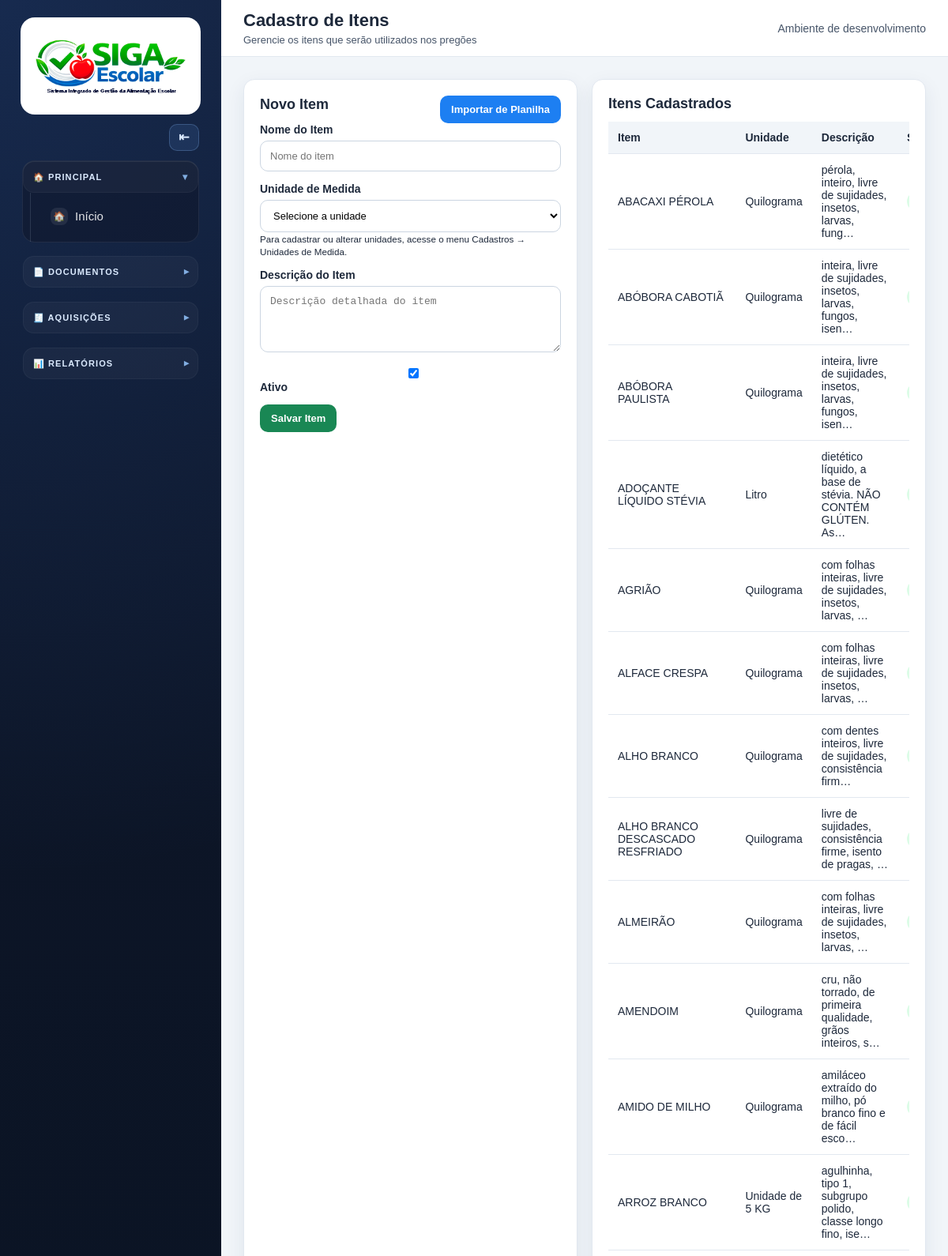
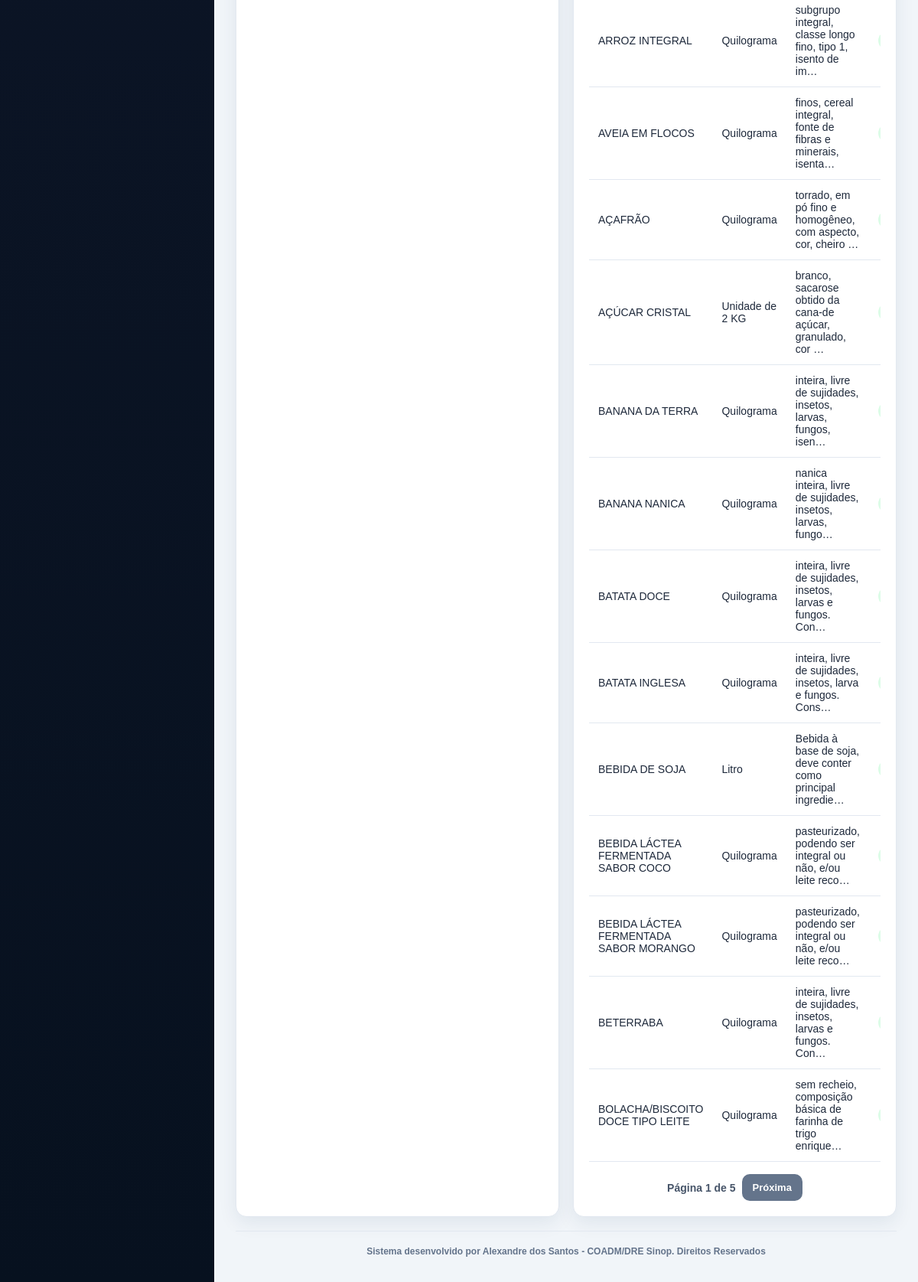
The page /cadastros/itens/ on the database its author committed (2 pictures, top to bottom).
### apps/cadastros/models.py (models this page shows, shortened)
class AtivoModel(TimeStampedModel):
    ativo = models.BooleanField(default=True)
    class Meta:
        abstract = True

class Item(AtivoModel):
    nome_item = models.CharField("Nome do Item", max_length=255)
    unidade_medida = models.CharField(
        "Unidade de Medida",
        max_length=50,
    )
    descricao = models.TextField("Descrição do Item")
    class Meta:
        verbose_name = "Item"
        verbose_name_plural = "Itens"
        ordering = ["nome_item"]
    def get_unidade_medida_display(self):
        unidade = UnidadeMedida.objects.filter(codigo=self.unidade_medida).first()
        if unidade:
            return unidade.nome

class UnidadeMedida(AtivoModel):
    nome = models.CharField("Nome", max_length=100)
    sigla = models.CharField("Sigla", max_length=20, blank=True)
    codigo = models.CharField(
        "Código interno",
        max_length=50,
        unique=True,
        help_text="Código usado internamente nos itens. Ex.: kg, litro, unidade.",
    )
    class Meta:
        verbose_name = "Unidade de Medida"
        verbose_name_plural = "Unidades de Medida"
        ordering = ["nome"]

### apps/cadastros/views.py (the view)
# urls.py: path("itens/", views.itens, name="itens"),
def itens(request):
    garantir_unidades_medida_padrao()
    if request.method == "POST":
        form = ItemForm(request.POST)
        if form.is_valid():
            form.save()
            messages.success(request, "Item cadastrado com sucesso.")
            return redirect("cadastros:itens")
        messages.error(request, "Verifique os dados informados no formulário.")
    else:
        form = ItemForm()
    itens_queryset = Item.objects.all().order_by("nome_item")
    itens_pagina = paginar_queryset(request, itens_queryset)
    unidades_medida_lista = UnidadeMedida.objects.filter(ativo=True).order_by("nome")
    return render(
        request,
        "cadastros/itens.html",
        {
            "form": form,
            "itens": itens_pagina,
            "unidades_medida": unidades_medida_lista,
            "modo_edicao": False,
            "item_edicao": None,
        },
    )

### apps/cadastros/forms.py
class ItemForm(forms.ModelForm):
    class Meta:
        model = Item
        fields = [
            "nome_item",
            "unidade_medida",
            "descricao",
            "ativo",
        ]
        widgets = {
            "nome_item": forms.TextInput(attrs={"placeholder": "Nome do item"}),
            "descricao": forms.Textarea(
                attrs={
                    "placeholder": "Descrição detalhada do item",
                    "rows": 4,
                }
            ),
        }

### apps/cadastros/views.py (called while the page is built)
def paginar_queryset(request, queryset, por_pagina=25):
    paginator = Paginator(queryset, por_pagina)
    numero_pagina = request.GET.get("page")
    return paginator.get_page(numero_pagina)

def garantir_unidades_medida_padrao():
    unidades_padrao = [
        ("kg", "Quilograma", "KG"),
        ("litro", "Litro", "L"),
        ("unidade", "Unidade", "UND"),
        ("pacote", "Pacote", "PCT"),
        ("caixa", "Caixa", "CX"),
        ("duzia", "Dúzia", "DZ"),
    ]
    for codigo, nome, sigla in unidades_padrao:
        UnidadeMedida.objects.get_or_create(
            codigo=codigo,
            defaults={
                "nome": nome,
                "sigla": sigla,
                "ativo": True,
            },
        )

### templates/cadastros/itens.html (shortened to what this page needs)
{% extends "base.html" %}
{% block page_title %}Cadastro de Itens{% endblock %}
{% block page_subtitle %}Gerencie os itens que serão utilizados nos pregões{% endblock %}
{% block content %}
<div class="grid grid-2">
    <div class="card">
        <div style="display:flex; align-items:center; justify-content:space-between; gap:12px; flex-wrap:wrap;">
            {% if modo_edicao %}
            <h2>Editar Item</h2>
            {% else %}
            <h2>Novo Item</h2>
            {% endif %}
            <a class="btn btn-primary" href="{% url 'importacoes:itens' %}">
                Importar de Planilha
            </a>
        </div>
        <form method="post">
            <div class="form-group">
                <label>Nome do Item</label>
                {{ form.nome_item }}
            </div>
            <div class="form-group">
                <label>Unidade de Medida</label>
                <select name="unidade_medida" required>
                    <option value="">Selecione a unidade</option>
                </select>
                <small>
                    Para cadastrar ou alterar unidades, acesse o menu Cadastros → Unidades de Medida.
                </small>
            </div>
            <div class="form-group">
                <label>Descrição do Item</label>
                {{ form.descricao }}
            </div>
            <div class="form-group">
                <label>
                    {{ form.ativo }}
                    Ativo
                </label>
            </div>
            <div class="actions">
                {% if modo_edicao %}
                <button class="btn btn-success" type="submit">
                    Salvar Alterações
                </button>
                <a class="btn btn-secondary" href="{% url 'cadastros:itens' %}">
                    Cancelar Edição
                </a>
                {% else %}
                <button class="btn btn-success" type="submit">
                    Salvar Item
                </button>
                {% endif %}
            </div>
        </form>
    </div>
    <div class="card">
        <h2>Itens Cadastrados</h2>
        <div class="table-wrapper">
            <table>
                <thead>
                    <tr>
                        <th>Item</th>
                        <th>Unidade</th>
                        <th>Descrição</th>
                        <th>Status</th>
                    </tr>
                </thead>
                <tbody>
                    {% for item in itens %}
                    <tr>
                        <td>{{ item.nome_item }}</td>
                        <td>{{ item.get_unidade_medida_display }}</td>
                        <td title="{{ item.descricao }}">{{ item.descricao|truncatechars:60 }}</td>
                        <td>
                            {% if item.ativo %}
                            <span class="badge badge-success">Ativo</span>
                            {% else %}
                            <span class="badge badge-danger">Inativo</span>
                            {% endif %}
                        </td>
                    </tr>
                    {% empty %}
                    <tr>
                        <td colspan="5">Nenhum item cadastrado.</td>
                    </tr>
                    {% endfor %}
                </tbody>
            </table>
        </div>
        {% if itens.has_other_pages %}
        <div class="pagination" style="display:flex; align-items:center; justify-content:center; gap:8px; margin-top:16px; flex-wrap:wrap;">
            <span style="font-weight:700; color:#475569;">
                Página {{ itens.number }} de {{ itens.paginator.num_pages }}
            </span>
            {% if itens.has_next %}
            <a class="btn btn-secondary" href="?page={{ itens.next_page_number }}">Próxima</a>
            {% endif %}
        </div>
        {% endif %}
    </div>
</div>
{% endblock %}

### static/css/style.css (style rules this page uses)
:root { --primary: #0f2f57; --primary-dark: #09213f; --primary-light: #174a84; --accent: #1d7ff2; --success: #198754; --warning: #ffc107; --danger: #dc3545; --gray-50: #f8fafc; --gray-100: #f1f5f9; --gray-200: #e2e8f0; --gray-300: #cbd5e1; --gray-600: #475569; --gray-800: #1e293b; --white: #ffffff; --radius: 14px; --shadow: 0 8px 24px rgba(15, 47, 87, 0.08); }
* { box-sizing: border-box; }
body { margin: 0; font-family: Arial, Helvetica, sans-serif; background: var(--gray-100); color: var(--gray-800); }
.grid { display: grid; gap: 18px; }
.grid-2 { grid-template-columns: repeat(2, minmax(0, 1fr)); }
.card { background: var(--white); border: 1px solid var(--gray-200); border-radius: var(--radius); padding: 20px; box-shadow: var(--shadow); margin-bottom: 18px; }
.card h2 { margin: 0 0 12px; font-size: 20px; }
.btn { display: inline-block; padding: 10px 14px; border-radius: 10px; border: none; text-decoration: none; cursor: pointer; font-size: 14px; font-weight: 600; transition: 0.2s; }
.btn-primary { background: var(--accent); color: var(--white); }
.btn-success { background: var(--success); color: var(--white); }
.btn-secondary { background: #64748b; color: var(--white); }
.table-wrapper { overflow-x: auto; }
table { width: 100%; border-collapse: collapse; background: var(--white); }
th { background: var(--gray-100); color: var(--gray-800); font-weight: 700; text-align: left; padding: 12px; border-bottom: 1px solid var(--gray-200); }
td { padding: 12px; border-bottom: 1px solid var(--gray-200); color: var(--gray-800); vertical-align: middle; }
.badge { display: inline-block; padding: 5px 9px; border-radius: 999px; font-size: 12px; font-weight: bold; }
.badge-success { background: #dcfce7; color: #166534; }
.form-group { margin-bottom: 14px; }
label { display: block; margin-bottom: 6px; font-weight: 600; color: var(--gray-800); }
input, select, textarea { width: 100%; padding: 11px 12px; border: 1px solid var(--gray-300); border-radius: 10px; font-size: 14px; background: var(--white); }
.actions { display: flex; gap: 8px; flex-wrap: wrap; }

### templates/base.html (style rules this page uses)
:root { --sidebar-bg: #0f172a; --sidebar-bg-soft: #111c33; --sidebar-border: rgba(255, 255, 255, 0.10); --sidebar-text: rgba(255, 255, 255, 0.88); --sidebar-muted: rgba(255, 255, 255, 0.62); --sidebar-hover: rgba(96, 165, 250, 0.12); --sidebar-active: rgba(59, 130, 246, 0.22); --sidebar-active-border: #60a5fa; --sidebar-section-bg: rgba(15, 23, 42, 0.55); }

### templates/cadastros/itens.html (style rules this page uses)
.card { font-size: 14px; }
.card h2 { font-size: 18px; }
.card label { font-size: 14px; }
.card input, .card select, .card textarea, .card button, .card .btn { font-size: 13px; }
.card table { font-size: 13px; }
.card table th, .card table td { font-size: 14px; }

### rows shown on the page
Item: nome_item "ABACAXI PÉROLA", unidade_medida "Quilograma", descricao "pérola, inteiro, livre de sujidades, insetos, larvas, fung…"
Item: nome_item "ABÓBORA CABOTIÃ", unidade_medida "Quilograma", descricao "inteira, livre de sujidades, insetos, larvas, fungos, isen…"
Item: nome_item "ABÓBORA PAULISTA", unidade_medida "Quilograma", descricao "inteira, livre de sujidades, insetos, larvas, fungos, isen…"
Item: nome_item "ADOÇANTE LÍQUIDO STÉVIA", unidade_medida "Litro", descricao "dietético líquido, a base de stévia. NÃO CONTÉM GLÚTEN. As…"
Item: nome_item "AGRIÃO", unidade_medida "Quilograma", descricao "com folhas inteiras, livre de sujidades, insetos, larvas, …"
Item: nome_item "ALFACE CRESPA", unidade_medida "Quilograma", descricao "com folhas inteiras, livre de sujidades, insetos, larvas, …"
Item: nome_item "ALHO BRANCO", unidade_medida "Quilograma", descricao "com dentes inteiros, livre de sujidades, consistência firm…"
Item: nome_item "ALHO BRANCO DESCASCADO RESFRIADO", unidade_medida "Quilograma", descricao "livre de sujidades, consistência firme, isento de pragas, …"
Item: nome_item "ALMEIRÃO", unidade_medida "Quilograma", descricao "com folhas inteiras, livre de sujidades, insetos, larvas, …"
Item: nome_item "AMENDOIM", unidade_medida "Quilograma", descricao "cru, não torrado, de primeira qualidade, grãos inteiros, s…"
Item: nome_item "AMIDO DE MILHO", unidade_medida "Quilograma", descricao "amiláceo extraído do milho, pó branco fino e de fácil esco…"
Item: nome_item "ARROZ BRANCO", unidade_medida "Unidade de 5 KG", descricao "agulhinha, tipo 1, subgrupo polido, classe longo fino, ise…"
Item: nome_item "ARROZ INTEGRAL", unidade_medida "Quilograma", descricao "subgrupo integral, classe longo fino, tipo 1, isento de im…"
Item: nome_item "AVEIA EM FLOCOS", unidade_medida "Quilograma", descricao "finos, cereal integral, fonte de fibras e minerais, isenta…"
Item: nome_item "AÇAFRÃO", unidade_medida "Quilograma", descricao "torrado, em pó fino e homogêneo, com aspecto, cor, cheiro …"
Item: nome_item "AÇÚCAR CRISTAL", unidade_medida "Unidade de 2 KG", descricao "branco, sacarose obtido da cana-de açúcar, granulado, cor …"
Item: nome_item "BANANA DA TERRA", unidade_medida "Quilograma", descricao "inteira, livre de sujidades, insetos, larvas, fungos, isen…"
Item: nome_item "BANANA NANICA", unidade_medida "Quilograma", descricao "nanica inteira, livre de sujidades, insetos, larvas, fungo…"
Item: nome_item "BATATA DOCE", unidade_medida "Quilograma", descricao "inteira, livre de sujidades, insetos, larvas e fungos. Con…"
Item: nome_item "BATATA INGLESA", unidade_medida "Quilograma", descricao "inteira, livre de sujidades, insetos, larva e fungos. Cons…"
Item: nome_item "BEBIDA DE SOJA", unidade_medida "Litro", descricao "Bebida à base de soja, deve conter como principal ingredie…"
Item: nome_item "BEBIDA LÁCTEA FERMENTADA SABOR COCO", unidade_medida "Quilograma", descricao "pasteurizado, podendo ser integral ou não, e/ou leite reco…"
Item: nome_item "BEBIDA LÁCTEA FERMENTADA SABOR MORANGO", unidade_medida "Quilograma", descricao "pasteurizado, podendo ser integral ou não, e/ou leite reco…"
Item: nome_item "BETERRABA", unidade_medida "Quilograma", descricao "inteira, livre de sujidades, insetos, larvas e fungos. Con…"
Item: nome_item "BOLACHA/BISCOITO DOCE TIPO LEITE", unidade_medida "Quilograma", descricao "sem recheio, composição básica de farinha de trigo enrique…"

### other values the page prints
{{ itens.number }} "1"
{{ itens.paginator.num_pages }} "5"
